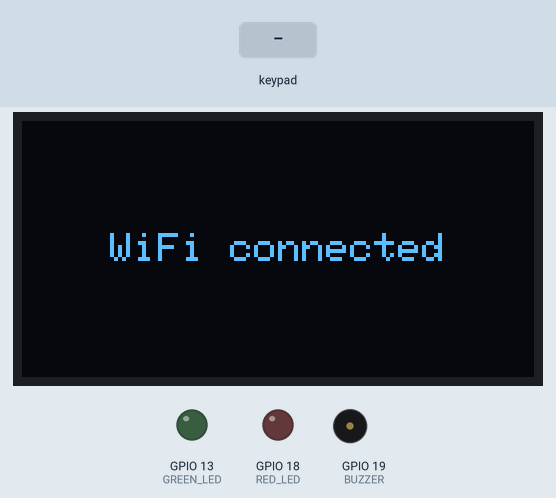
This sketch was run on a simulated ESP32. Shown: 128×64 one-colour display, output pins drawn as LEDs (lit = HIGH), buzzer (waves = sounding, pin HIGH). Wiring (inferred from the names in the program): 4×3 keypad with keys 1 2 3 4 5 6 7 8 9 * 0 #: rows GPIO 27, GPIO 26, GPIO 25, GPIO 14; columns GPIO 33, GPIO 32, GPIO 23. The inputs (shaded band) are chosen by the test bench. WiFi joins after 1.5 s; servers stay silent unless stated; pins used as bus, display or sensor lines are not drawn; what the sketch prints to the serial monitor is not drawn.

Above: at 1.6 s.
4.4 s: keypad keys 1 3 9 7 pressed 0.4 s apart
At 7.3 s:
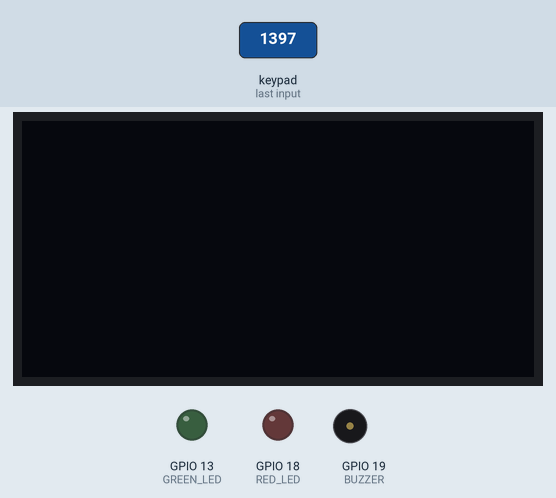
7.5 s: key '9' pressed
At 7.72 s:
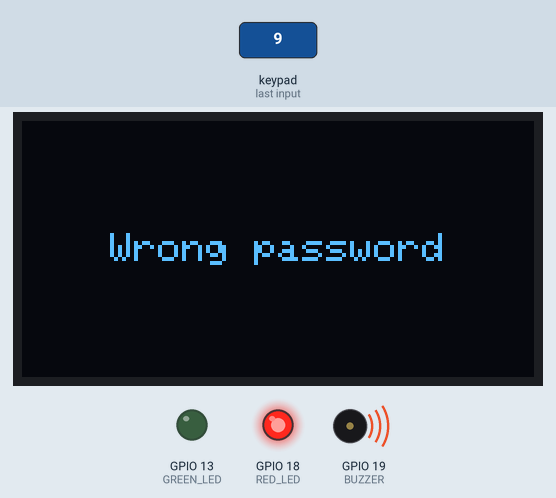
9.0 s: keypad keys 1 2 3 4 pressed 0.4 s apart
At 10.9 s:
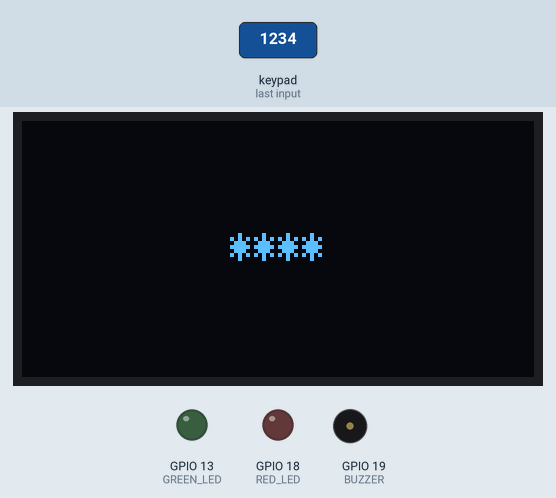
12.1 s: key '1' pressed
At 13.3 s:
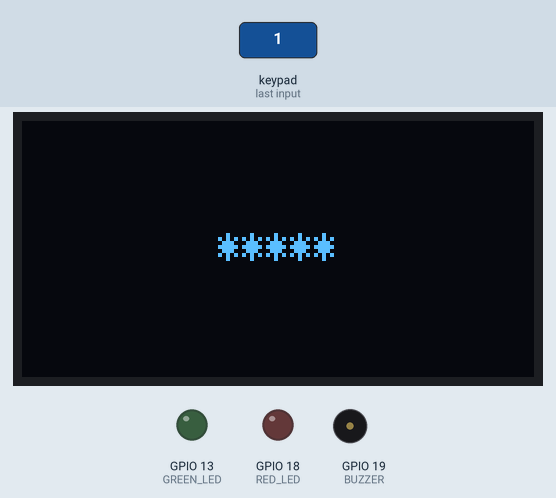
13.6 s: key '7' pressed
At 14.7 s:
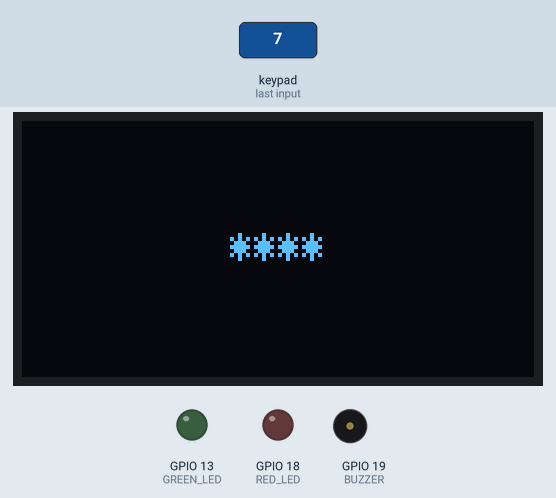
Timing chart, 0 to 16.1 s (numbered marks = the images above; inputs shaded):
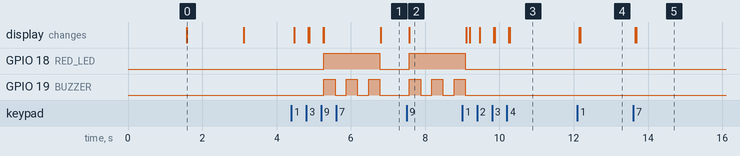

The sketch:

alarm_v3.ino
```cpp
#include<vector>
#include <WiFi.h>
#include <HTTPClient.h>
#include <Wire.h>
#include <Adafruit_GFX.h>
#include <Adafruit_SSD1306.h>
#include "secrets.h"

const int KEYPAD_ROW_1 = 14;
const int KEYPAD_ROW_2 = 27;
const int KEYPAD_ROW_3 = 26;
const int KEYPAD_ROW_4 = 25;

const int KEYPAD_COL_1 = 33;
const int KEYPAD_COL_2 = 32;
const int KEYPAD_COL_3 = 23;

const int GREEN_LED = 13;
const int RED_LED = 18;

const int BUZZER = 19;

const int PIR_OUT = 34;

const int SCREEN_WIDTH = 128;
const int SCREEN_HEIGHT = 64;

const int sda = 21;
const int scl = 22;

std::vector <char> v;
std::vector <char> password {'2', '5', '8', '0'};
std::vector <char> armed {'0', '0', '0', '0', '0', '0'};

bool is_armed {false};
bool is_triggered {false};
bool notification_sent {false};

const unsigned long NOTIFICATION_RETRY_MS = 5000UL;
unsigned long lastNotificationAttempt = 0;

int rows[4] = {KEYPAD_ROW_1, KEYPAD_ROW_2, KEYPAD_ROW_3, KEYPAD_ROW_4};
int cols[3] = {KEYPAD_COL_1, KEYPAD_COL_2, KEYPAD_COL_3};

char keys[4][3] =
{
  {'1', '2', '3'},
  {'4', '5', '6'},
  {'7', '8', '9'},
  {'*', '0', '#'}
};

HTTPClient http;
Adafruit_SSD1306 display(SCREEN_WIDTH, SCREEN_HEIGHT, &Wire, -1);

void printCentered(String text)
{
  int16_t x1, y1;
  uint16_t w, h;
  display.getTextBounds(text, 0, 0, &x1, &y1, &w, &h);
  int horizontal_start {0};
  horizontal_start = (SCREEN_WIDTH - w) / 2;
  int vertical_start {0};
  vertical_start = (SCREEN_HEIGHT - h) / 2;
  display.setCursor(horizontal_start, vertical_start);
  display.println(text);
  display.display();
}

void clearScreen()
{
  display.clearDisplay();
  display.display();
}

void setup()
{
  Serial.begin(115200);

  Wire.begin(sda, scl);
  if (!display.begin(SSD1306_SWITCHCAPVCC, 0x3C))
  {
    Serial.println("OLED initialization failed.");
    while (true)
    {
      delay(100);
    }
  }
  display.clearDisplay();
  display.setTextSize(1);
  display.setTextColor(SSD1306_WHITE);
  display.setCursor(0, 0);

  WiFi.begin(ssid, wifi_password);

  pinMode(GREEN_LED, OUTPUT);
  digitalWrite(GREEN_LED, LOW);

  pinMode(RED_LED, OUTPUT);
  digitalWrite(RED_LED, LOW);

  pinMode(BUZZER, OUTPUT);
  digitalWrite(BUZZER, LOW);

  pinMode(PIR_OUT, INPUT);

  for (int i = 0; i < 4; i++)
  {
    pinMode(rows[i], OUTPUT);
    digitalWrite(rows[i], HIGH);
  }

  for (int i = 0; i < 3; i++)
  {
    pinMode(cols[i], INPUT_PULLUP);
  }

  unsigned long wifiStart = millis();

  while (WiFi.status() != WL_CONNECTED && millis() - wifiStart < 10000UL)
  {
    delay(500);
    Serial.print('.');
  }

  clearScreen();

  if (WiFi.status() == WL_CONNECTED)
  {
    Serial.println("\nWiFi connected!");
    printCentered("WiFi connected");
  }
  else
  {
    Serial.println("\nOffline mode.");
    printCentered("Offline mode");
  }

  delay(1500);
  clearScreen();
}

void loop()
{
  for (int r = 0; r < 4; r++)
  {
    digitalWrite(rows[r], LOW);

    for (int c = 0; c < 3; c++)
    {
      if (digitalRead(cols[c]) == LOW)
      {
        delay(25);
        if (digitalRead(cols[c]) == LOW)
        {
          if (keys[r][c] == '#')
          {
            if (v == password)
            {
              Serial.println("\nAccess granted!");
              clearScreen();
              printCentered("System disarmed");
              digitalWrite(GREEN_LED, HIGH);
              digitalWrite(RED_LED, LOW);
              digitalWrite(BUZZER, HIGH);
              delay(100);
              digitalWrite(BUZZER, LOW);
              delay(50);
              digitalWrite(BUZZER, HIGH);
              delay(100);
              digitalWrite(BUZZER, LOW);
              delay(1250);
              digitalWrite(GREEN_LED, LOW);
              clearScreen();
              is_triggered = false;
              is_armed = false;
              notification_sent = false;
              v.clear();
            }
            else if (v == armed)
            {
              Serial.println("\nSystem will be armed in 10 seconds.");
              clearScreen();
              printCentered("Arming..");

              digitalWrite(GREEN_LED, HIGH);
              digitalWrite(RED_LED, HIGH);

              for (int i = 0; i < 10; i++)
              {
                digitalWrite(BUZZER, HIGH);
                delay(150);
                digitalWrite(BUZZER, LOW);
                delay(850);
              }

              digitalWrite(GREEN_LED, LOW);
              digitalWrite(RED_LED, LOW);

              is_armed = true;
              v.clear();

              digitalWrite(BUZZER, HIGH);
              delay(100);
              digitalWrite(BUZZER, LOW);
              delay(100);
              digitalWrite(BUZZER, HIGH);
              delay(100);
              digitalWrite(BUZZER, LOW);

              Serial.println("System armed!");
              clearScreen();
              printCentered("System armed");
              delay(2000);
              clearScreen();
            }
            else
            {
              Serial.println("\nWrong password!");
              clearScreen();
              printCentered("Wrong password");
              digitalWrite(RED_LED, HIGH);
              digitalWrite(GREEN_LED, LOW);
              digitalWrite(BUZZER, HIGH);
              delay(300);
              digitalWrite(BUZZER, LOW);
              delay(300);
              digitalWrite(BUZZER, HIGH);
              delay(300);
              digitalWrite(BUZZER, LOW);
              delay(300);
              digitalWrite(BUZZER, HIGH);
              delay(300);
              digitalWrite(BUZZER, LOW);
              digitalWrite(RED_LED, LOW);
              clearScreen();
              v.clear();
            }
          }
          else if (keys[r][c] == '*')
          {
            if (v.size() != 0)
            {
              v.pop_back();
              Serial.print("\n");

              String masked = "";
              for (int i = 0; i < v.size(); i++)
              {
                Serial.print("*");
                masked += "*";
              }

              clearScreen();
              printCentered(masked);
            }
          }
          else
          {
            v.push_back(keys[r][c]);
            Serial.print("*");
            if (v.size() > 0)
            {
              String masked = "";
              for (int i{0}; i < v.size(); i++)
              {
                masked += "*";
              }

              clearScreen();
              printCentered(masked);
            }
          }
          while (digitalRead(cols[c]) == LOW)
          {
          }
          delay(25);
        }
      }
    }
  digitalWrite(rows[r], HIGH);
  }
  if (is_armed && digitalRead(PIR_OUT) == HIGH && !is_triggered)
  {
    is_triggered = true;
    lastNotificationAttempt = millis() - NOTIFICATION_RETRY_MS;
    clearScreen();
    printCentered("System triggered");
  }
  if (is_triggered)
  {
    digitalWrite(BUZZER, HIGH);
    digitalWrite(RED_LED, HIGH);
  }
  if (is_triggered && !notification_sent && WiFi.status() == WL_CONNECTED &&
      millis() - lastNotificationAttempt >= NOTIFICATION_RETRY_MS)
  {
    http.begin(ntfy_url);
    int responseCode = http.POST("Motion detected!");
    http.end();
    lastNotificationAttempt = millis();
    Serial.println("Motion detected!");

    if (responseCode > 199 && responseCode < 300)
    {
      Serial.println("Notification sent to user.");
      notification_sent = true;
    }
    else
    {
      Serial.println("Notification unsuccessful.");
    }
  }
}
```

secrets.example.h
```cpp
#pragma once

const char* ssid = "YOUR_WIFI_NAME";
const char* wifi_password = "YOUR_WIFI_PASSWORD";
const char* ntfy_url = "https://ntfy.sh/YOUR_PRIVATE_TOPIC";
```

Measured:
- after the input at 4.4 s, GPIO 18 (RED_LED): LOW → HIGH after 0.88 s, → LOW 1.5 s later; GPIO 19 (BUZZER): alternates HIGH for 0.30 s and LOW for 0.30 s, 6 changes in all, then stays LOW, starting after 0.88 s; the display: first changes after 0.08 s (image 1 shows a later state)
- after the input at 7.5 s, GPIO 18 (RED_LED): LOW → HIGH after 0.08 s; GPIO 19 (BUZZER): alternates HIGH for 0.30 s and LOW for 0.30 s, starting after 0.08 s; the display: changes after 0.08 s (image 2)
- after the input at 9.0 s, the display: first differs from a run without the input after 0.20 s (image 3 shows a later state)
- after the input at 12.1 s, the display: first changes after 0.05 s (image 4 shows a later state)
- after the input at 13.6 s, the display: first changes after 0.05 s (image 5 shows a later state)
- what the display in image 0 shows lasts 1.5 s, from 1.6 s to 3.1 s
